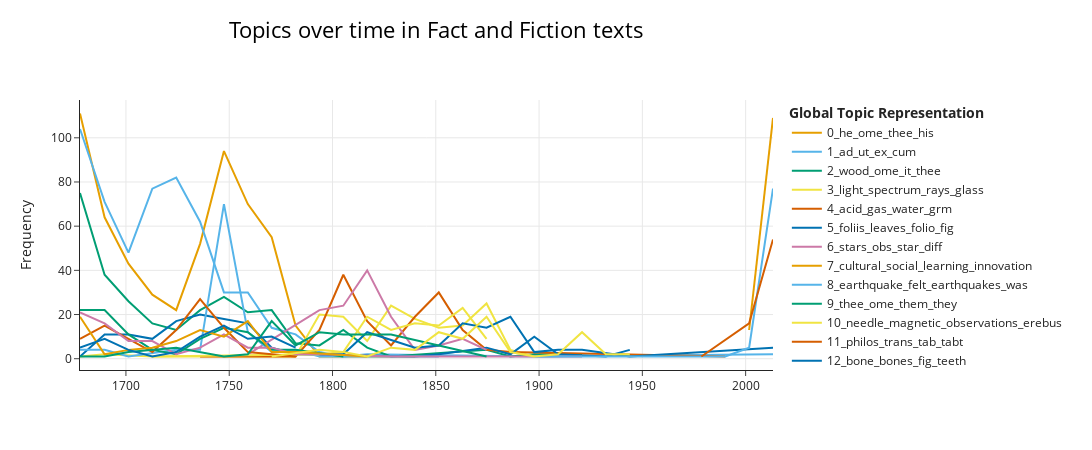

Write notebook code for a chart like this one.
### Markdown cell above
THE TOPIC OF ALL FULL THE ROYAL SOCIETY ARTICLES?

### Code cell
#datetime
#maybe switch to int for dates

import pandas as pd
from pathlib import Path
from bertopic import BERTopic

folders = {
    'rstb': (Path('D:/Fact_fiction_corpus/texts/royal society/txt_rstb'), 'D:/Fact_fiction_corpus/texts/royal society/royalsociety_metadata_rstb.csv'),
    'rstl': (Path('D:/Fact_fiction_corpus/texts/royal society/txt_rstl'), 'D:/Fact_fiction_corpus/texts/royal society/royalsociety_metadata_rstl.csv')
}

def load_metadata(metadata_path):
    return pd.read_csv(metadata_path)

def load_texts_and_dates(folder_path, metadata_df):
    texts = []
    dates = []
    for txt_file in folder_path.glob('*.txt'):
        filename = txt_file.name
        file_date = metadata_df.loc[metadata_df['filename'] == filename.replace('.txt', '.pdf'), 'date'].values
        if file_date.size > 0:
            with open(txt_file, 'r', encoding='utf-8') as f:
                texts.append(f.read())
                dates.append(file_date[0])
            print(f"Processed file: {filename}")
        else:
            print(f"Date not found for file: {filename}")
    return texts, dates

all_texts = []
all_dates = []
for key, (folder_path, metadata_path) in folders.items():
    metadata_df = load_metadata(metadata_path)
    texts, dates = load_texts_and_dates(folder_path, metadata_df)
    all_texts.extend(texts)
    all_dates.extend(dates)
    print(f"Processed {len(texts)} files from {folder_path}")

def safe_to_datetime(date_list, format_str):
    valid_dates = []
    for date_str in date_list:
        try:
            valid_dates.append(pd.to_datetime(date_str, format=format_str))
        except (pd.errors.OutOfBoundsDatetime, ValueError):
            print(f"Invalid date encountered: {date_str}")
            valid_dates.append(pd.NaT)
    return valid_dates

# Use the safe_to_datetime function with the correct format
all_dates = safe_to_datetime(all_dates, '%Y/%m/%d')
all_dates = [date.strftime('%Y-%m-%d') if not pd.isna(date) else '1680-01-01' for date in all_dates] #certain dates are incompatible cuz bits

# Perform topic modeling
topic_model = BERTopic(verbose=True)
topics, probs = topic_model.fit_transform(all_texts)
topics_over_time = topic_model.topics_over_time(all_texts, all_dates, datetime_format="%Y-%m-%d", nr_bins=30) #20 works ok, might have to split the dataset into 2 and plot it separately (cuz big gap after 1950)
fig3 = topic_model.visualize_topics_over_time(topics_over_time, top_n_topics=20, title="Topics over time in Fact and Fiction texts")
fig3.write_html('full_rs_topics_over_time_dates_30.html')

fig3.show()

### Figure 1 — Plotly figure (JSON) as saved in the notebook; plotly's stock layout.template omitted (floating-point values rounded to 4 significant figures)
{"data": [{"hoverinfo": "text", "hovertext": ["<b>Topic 0</b><br>Words: he, his, ome, thee, it", "<b>Topic 0</b><br>Words: he, ome, his, thee, they", "<b>Topic 0</b><br>Words: he, ome, his, thee, it", "<b>Topic 0</b><br>Words: he, ome, thoe, his, thee", "<b>Topic 0</b><br>Words: he, it, you, his, ame", "<b>Topic 0</b><br>Words: he, ome, thee, it, his", "<b>Topic 0</b><br>Words: he, ome, thee, his, it", "<b>Topic 0</b><br>Words: he, thee, ome, it, his", "<b>Topic 0</b><br>Words: he, it, ome, thee, his", "<b>Topic 0</b><br>Words: cephei, tars, brighter, than, les", "<b>Topic 0</b><br>Words: gold, copper, alloyed, grains, standard", "<b>Topic 0</b><br>Words: colours, ancients, painting, baths, titus", "<b>Topic 0</b><br>Words: mss, papyri, papyrus, herculaneum, unrolled", "<b>Topic 0</b><br>Words: dial, dials, lordship, turnor, newrox"], "marker": {"color": "#E69F00"}, "mode": "lines", "name": "0_he_ome_thee_his", "type": "scatter", "x": ["1677-10-06T08:57:07.200000", "1689-08-31T21:36:00", "1701-03-23T19:12:00", "1712-10-12T16:48:00", "1724-05-03T14:24:00", "1735-11-23T12:00:00", "1747-06-14T09:36:00", "1759-01-03T07:12:00", "1770-07-25T04:48:00", "1782-02-13T02:24:00", "1793-09-04T00:00:00", "1805-03-26T21:36:00", "1816-10-15T19:12:00", "1839-11-26T14:24:00"], "y": [111, 64, 43, 29, 22, 52, 94, 70, 55, 15, 1, 1, 1, 1]}, {"hoverinfo": "text", "hovertext": ["<b>Topic 1</b><br>Words: ad, ut, ex, non, cum", "<b>Topic 1</b><br>Words: ad, ut, ex, cum, quod", "<b>Topic 1</b><br>Words: ad, ut, ex, vel, cum", "<b>Topic 1</b><br>Words: ad, ut, ex, cum, et", "<b>Topic 1</b><br>Words: ad, ex, cum, quod, ut", "<b>Topic 1</b><br>Words: ad, ut, cum, ex, quod", "<b>Topic 1</b><br>Words: ad, et, cum, ut, ex", "<b>Topic 1</b><br>Words: ad, ex, ut, et, cum", "<b>Topic 1</b><br>Words: et, vel, ad, quod, cum", "<b>Topic 1</b><br>Words: che, di, de, et, la", "<b>Topic 1</b><br>Words: la, de, que, les, le", "<b>Topic 1</b><br>Words: de, que, la, est, le", "<b>Topic 1</b><br>Words: de, la, le, que, les", "<b>Topic 1</b><br>Words: whites, coloured, illegitimate, births, cuba", "<b>Topic 1</b><br>Words: bipolar, knapping, splintered, cores, quartz"], "marker": {"color": "#56B4E9"}, "mode": "lines", "name": "1_ad_ut_ex_cum", "type": "scatter", "x": ["1677-10-06T08:57:07.200000", "1689-08-31T21:36:00", "1701-03-23T19:12:00", "1712-10-12T16:48:00", "1724-05-03T14:24:00", "1735-11-23T12:00:00", "1747-06-14T09:36:00", "1759-01-03T07:12:00", "1770-07-25T04:48:00", "1782-02-13T02:24:00", "1793-09-04T00:00:00", "1805-03-26T21:36:00", "1816-10-15T19:12:00", "1897-09-07T02:24:00", "2013-04-01T02:24:00"], "y": [104, 71, 48, 77, 82, 62, 30, 30, 14, 11, 3, 1, 2, 1, 2]}, {"hoverinfo": "text", "hovertext": ["<b>Topic 2</b><br>Words: he, ome, thee, they, which", "<b>Topic 2</b><br>Words: ome, thee, leaves, it, them", "<b>Topic 2</b><br>Words: bark, ome, thee, wood, which", "<b>Topic 2</b><br>Words: he, it, thee, ome, they", "<b>Topic 2</b><br>Words: cinnamon, bark, tree, it, they", "<b>Topic 2</b><br>Words: bark, ome, thee, plant, it", "<b>Topic 2</b><br>Words: thee, plant, ome, it, syn", "<b>Topic 2</b><br>Words: thee, ome, it, eeds, wood", "<b>Topic 2</b><br>Words: de, la, trees, que, canes", "<b>Topic 2</b><br>Words: boutan, thibet, ome, they, it", "<b>Topic 2</b><br>Words: bark, sap, wood, trees, tree", "<b>Topic 2</b><br>Words: bark, alburnum, sap, trees, roots", "<b>Topic 2</b><br>Words: alburnum, wood, trees, tree, bark", "<b>Topic 2</b><br>Words: poison, malldye, upas, ipoh, arrow", "<b>Topic 2</b><br>Words: leaf, phyllopodium, threads, protoplasm, casca", "<b>Topic 2</b><br>Words: sap, water, tension, conduits, leaf", "<b>Topic 2</b><br>Words: centims, vessels, water, flow, wood", "<b>Topic 2</b><br>Words: canals, resin, spruce, wood, failure"], "marker": {"color": "#009E73"}, "mode": "lines", "name": "2_wood_ome_it_thee", "type": "scatter", "x": ["1677-10-06T08:57:07.200000", "1689-08-31T21:36:00", "1701-03-23T19:12:00", "1712-10-12T16:48:00", "1724-05-03T14:24:00", "1735-11-23T12:00:00", "1747-06-14T09:36:00", "1759-01-03T07:12:00", "1770-07-25T04:48:00", "1782-02-13T02:24:00", "1793-09-04T00:00:00", "1805-03-26T21:36:00", "1816-10-15T19:12:00", "1828-05-06T16:48:00", "1874-07-28T07:12:00", "1886-02-16T04:48:00", "1897-09-07T02:24:00", "1920-10-18T21:36:00"], "y": [75, 38, 26, 16, 13, 22, 28, 21, 22, 7, 6, 13, 5, 1, 4, 1, 2, 2]}, {"hoverinfo": "text", "hovertext": ["<b>Topic 3</b><br>Words: rays, colours, light, prime, colour", "<b>Topic 3</b><br>Words: hio6, ots38t, lphlerophical, fanractions, toanractions", "<b>Topic 3</b><br>Words: prim, red, colourd, light, colours", "<b>Topic 3</b><br>Words: prim, rays, light, ray, sir", "<b>Topic 3</b><br>Words: light, bodies, attrition, luminous, heater", "<b>Topic 3</b><br>Words: rays, light, glass, colours, heat", "<b>Topic 3</b><br>Words: light, rings, glass, rays, polarised", "<b>Topic 3</b><br>Words: glass, fringes, tints, axes, light", "<b>Topic 3</b><br>Words: light, glass, polarized, rays, polarization", "<b>Topic 3</b><br>Words: spectrum, rays, light, paper, glass", "<b>Topic 3</b><br>Words: light, spectrum, rays, refrangibility, lines", "<b>Topic 3</b><br>Words: spectrum, light, lines, rays, 30", "<b>Topic 3</b><br>Words: spectrum, light, lines, faint, rays", "<b>Topic 3</b><br>Words: light, spectrum, rays, glass, plate", "<b>Topic 3</b><br>Words: wood, picture, active, photographic, dark"], "marker": {"color": "#F0E442"}, "mode": "lines", "name": "3_light_spectrum_rays_glass", "type": "scatter", "x": ["1677-10-06T08:57:07.200000", "1689-08-31T21:36:00", "1712-10-12T16:48:00", "1724-05-03T14:24:00", "1782-02-13T02:24:00", "1793-09-04T00:00:00", "1805-03-26T21:36:00", "1816-10-15T19:12:00", "1828-05-06T16:48:00", "1839-11-26T14:24:00", "1851-06-17T12:00:00", "1863-01-06T09:36:00", "1874-07-28T07:12:00", "1886-02-16T04:48:00", "1897-09-07T02:24:00"], "y": [1, 2, 1, 1, 1, 20, 19, 8, 24, 18, 14, 15, 25, 4, 1]}, {"hoverinfo": "text", "hovertext": ["<b>Topic 4</b><br>Words: sulphur, acid, volatile, spirit, vitriol", "<b>Topic 4</b><br>Words: kali, acid, calx, puri, weight", "<b>Topic 4</b><br>Words: acid, muriatic, gas, solution, water", "<b>Topic 4</b><br>Words: acid, gas, grains, oxygene, water", "<b>Topic 4</b><br>Words: acid, gas, oxide, hydrogen, grains", "<b>Topic 4</b><br>Words: acid, salt, water, soda, atoms", "<b>Topic 4</b><br>Words: acid, resin, grs, gave, water", "<b>Topic 4</b><br>Words: acid, grm, water, solution, gave", "<b>Topic 4</b><br>Words: acid, grm, solution, water, alcohol", "<b>Topic 4</b><br>Words: oxide, carbonic, oxygen, hydrogen, acid", "<b>Topic 4</b><br>Words: acid, solution, aldoxime, action, muscle", "<b>Topic 4</b><br>Words: sulphur, aerosol, dioxide, atmospheric, elizabethan"], "marker": {"color": "#D55E00"}, "mode": "lines", "name": "4_acid_gas_water_grm", "type": "scatter", "x": ["1735-11-23T12:00:00", "1782-02-13T02:24:00", "1793-09-04T00:00:00", "1805-03-26T21:36:00", "1816-10-15T19:12:00", "1828-05-06T16:48:00", "1839-11-26T14:24:00", "1851-06-17T12:00:00", "1863-01-06T09:36:00", "1874-07-28T07:12:00", "1886-02-16T04:48:00", "1990-02-19T07:12:00"], "y": [1, 1, 13, 38, 17, 6, 19, 30, 13, 4, 3, 1]}, {"hoverinfo": "text", "hovertext": ["<b>Topic 5</b><br>Words: quarto, de, inquarto, duodecimo, rum", "<b>Topic 5</b><br>Words: leaves, malab, tab, foliis, hort", "<b>Topic 5</b><br>Words: malab, tab, fig, folio, leaves", "<b>Topic 5</b><br>Words: ray, folio, fig, leaves, flowers", "<b>Topic 5</b><br>Words: folio, flore, foliis, camphora, thymi", "<b>Topic 5</b><br>Words: folio, flore, foliis, cb, hort", "<b>Topic 5</b><br>Words: foliis, folio, flore, hort, tourn", "<b>Topic 5</b><br>Words: foliis, lin, sp, wheel, hort", "<b>Topic 5</b><br>Words: spec, lin, foliis, bauh, pin", "<b>Topic 5</b><br>Words: plant, volva, feetida, tate, dut", "<b>Topic 5</b><br>Words: leaves, tendril, footstalk, leaf, light", "<b>Topic 5</b><br>Words: rostellum, vascular, stem, listera, bundles", "<b>Topic 5</b><br>Words: plot, plots, herbage, manure, mineral", "<b>Topic 5</b><br>Words: wood, plate, fig, bundles, section", "<b>Topic 5</b><br>Words: welwitschia, fig, leaves, intumescences, nuclei", "<b>Topic 5</b><br>Words: ceylon, endemic, species, rarity, welwitschia", "<b>Topic 5</b><br>Words: parenchyma, sterculia, sterculiaceae, ray, initials", "<b>Topic 5</b><br>Words: phyllotaxis, apical, shoot, apex, primordia"], "marker": {"color": "#0072B2"}, "mode": "lines", "name": "5_foliis_leaves_folio_fig", "type": "scatter", "x": ["1677-10-06T08:57:07.200000", "1689-08-31T21:36:00", "1701-03-23T19:12:00", "1712-10-12T16:48:00", "1724-05-03T14:24:00", "1735-11-23T12:00:00", "1747-06-14T09:36:00", "1759-01-03T07:12:00", "1770-07-25T04:48:00", "1782-02-13T02:24:00", "1839-11-26T14:24:00", "1851-06-17T12:00:00", "1874-07-28T07:12:00", "1886-02-16T04:48:00", "1897-09-07T02:24:00", "1909-03-30T00:00:00", "1932-05-09T19:12:00", "1943-11-29T16:48:00"], "y": [1, 11, 11, 9, 17, 20, 18, 16, 5, 2, 1, 2, 5, 2, 10, 2, 1, 4]}, {"hoverinfo": "text", "hovertext": ["<b>Topic 6</b><br>Words: ditto, 19, 16, paed, atellite", "<b>Topic 6</b><br>Words: stars, star, cos, sin, distance", "<b>Topic 6</b><br>Words: stars, star, distance, nebula, be", "<b>Topic 6</b><br>Words: obs, diff, stars, distance, equatorial", "<b>Topic 6</b><br>Words: stars, nebula, star, vf, pb", "<b>Topic 6</b><br>Words: stars, speculum, star, motion, proper", "<b>Topic 6</b><br>Words: stars, neb, eclipse, observations, distance", "<b>Topic 6</b><br>Words: stars, vf, 14, 12, 11", "<b>Topic 6</b><br>Words: speculum, chromosphere, polisher, corona, stars"], "marker": {"color": "#CC79A7"}, "mode": "lines", "name": "6_stars_obs_star_diff", "type": "scatter", "x": ["1759-01-03T07:12:00", "1793-09-04T00:00:00", "1805-03-26T21:36:00", "1816-10-15T19:12:00", "1828-05-06T16:48:00", "1839-11-26T14:24:00", "1851-06-17T12:00:00", "1863-01-06T09:36:00", "1874-07-28T07:12:00"], "y": [2, 22, 24, 40, 19, 4, 6, 9, 4]}, {"hoverinfo": "text", "hovertext": ["<b>Topic 7</b><br>Words: cultural, social, evolution, human, culture", "<b>Topic 7</b><br>Words: cultural, social, learning, innovation, evolution"], "marker": {"color": "#E69F00"}, "mode": "lines", "name": "7_cultural_social_learning_innovation", "type": "scatter", "x": ["2001-09-10T04:48:00", "2013-04-01T02:24:00"], "y": [13, 109]}, {"hoverinfo": "text", "hovertext": ["<b>Topic 8</b><br>Words: earthquake, ome, felt, earthquakes, it", "<b>Topic 8</b><br>Words: earthquake, ome, felt, great, houes", "<b>Topic 8</b><br>Words: earthquake, felt, his, was, her", "<b>Topic 8</b><br>Words: earthquake, ome, earth, earthquakes, noie", "<b>Topic 8</b><br>Words: shock, earthquake, loud, noie, about", "<b>Topic 8</b><br>Words: earthquake, felt, noie, was, ome", "<b>Topic 8</b><br>Words: earthquake, earthquakes, ome, felt, earth", "<b>Topic 8</b><br>Words: earthquake, felt, hock, was, noie", "<b>Topic 8</b><br>Words: earthquake, earthquakes, felt, had, hock", "<b>Topic 8</b><br>Words: earthquake, felt, earthquakes, shock, was", "<b>Topic 8</b><br>Words: earthquake, concepcion, chile, shock, feet", "<b>Topic 8</b><br>Words: earthquake, rock, transitvelocity, feet, quartz"], "marker": {"color": "#56B4E9"}, "mode": "lines", "name": "8_earthquake_felt_earthquakes_was", "type": "scatter", "x": ["1677-10-06T08:57:07.200000", "1689-08-31T21:36:00", "1701-03-23T19:12:00", "1724-05-03T14:24:00", "1735-11-23T12:00:00", "1747-06-14T09:36:00", "1759-01-03T07:12:00", "1770-07-25T04:48:00", "1782-02-13T02:24:00", "1793-09-04T00:00:00", "1828-05-06T16:48:00", "1851-06-17T12:00:00"], "y": [4, 4, 1, 4, 4, 70, 12, 3, 4, 1, 1, 1]}, {"hoverinfo": "text", "hovertext": ["<b>Topic 9</b><br>Words: ome, thee, them, he, they", "<b>Topic 9</b><br>Words: thee, ome, they, them, worms", "<b>Topic 9</b><br>Words: thee, thoe, them, they, ome", "<b>Topic 9</b><br>Words: ome, thee, upon, mall, had", "<b>Topic 9</b><br>Words: anas, duck, curlew, thee, frutex", "<b>Topic 9</b><br>Words: he, thee, his, them, ome", "<b>Topic 9</b><br>Words: thee, them, he, they, fih", "<b>Topic 9</b><br>Words: thee, fih, pecies, ome, them", "<b>Topic 9</b><br>Words: de, pecies, la, les, thee", "<b>Topic 9</b><br>Words: cuckoo, dog, wolf, young, hell", "<b>Topic 9</b><br>Words: sheep, ancon, breeds, ram, breed"], "marker": {"color": "#009E73"}, "mode": "lines", "name": "9_thee_ome_them_they", "type": "scatter", "x": ["1677-10-06T08:57:07.200000", "1689-08-31T21:36:00", "1701-03-23T19:12:00", "1712-10-12T16:48:00", "1724-05-03T14:24:00", "1735-11-23T12:00:00", "1747-06-14T09:36:00", "1759-01-03T07:12:00", "1770-07-25T04:48:00", "1782-02-13T02:24:00", "1805-03-26T21:36:00"], "y": [22, 22, 11, 4, 2, 9, 14, 12, 4, 4, 1]}, {"hoverinfo": "text", "hovertext": ["<b>Topic 10</b><br>Words: north, amplitude, latitude, magnetical, bornholme", "<b>Topic 10</b><br>Words: sunshine, ditto, magnetic, needle, variation", "<b>Topic 10</b><br>Words: 23, 21, 20, needle, 19", "<b>Topic 10</b><br>Words: needle, 17, 00, magnetic, observations", "<b>Topic 10</b><br>Words: needle, magnetic, observations, mean, 30", "<b>Topic 10</b><br>Words: def, direct, mag, magnetic, needle", "<b>Topic 10</b><br>Words: magnetic, disturbances, observations, compass, needle", "<b>Topic 10</b><br>Words: erebus, terror, magnetic, 00, force", "<b>Topic 10</b><br>Words: observations, magnetic, 1840, 30, 00"], "marker": {"color": "#F0E442"}, "mode": "lines", "name": "10_needle_magnetic_observations_erebus", "type": "scatter", "x": ["1712-10-12T16:48:00", "1793-09-04T00:00:00", "1805-03-26T21:36:00", "1816-10-15T19:12:00", "1828-05-06T16:48:00", "1839-11-26T14:24:00", "1851-06-17T12:00:00", "1863-01-06T09:36:00", "1874-07-28T07:12:00"], "y": [1, 2, 3, 19, 13, 16, 15, 23, 9]}, {"hoverinfo": "text", "hovertext": ["<b>Topic 11</b><br>Words: tab, trwn7g, mdestd, ofumbi, phtn", "<b>Topic 11</b><br>Words: philos, trans, ahdlor, franradi263, qhyyyn35y", "<b>Topic 11</b><br>Words: philos, wy, cariopeia, sramgactl, phehozr", "<b>Topic 11</b><br>Words: hloooft, klofoph, philetph, dransant, 11095", "<b>Topic 11</b><br>Words: philos, frans, zorker, treveact, wiiviarrmaaenhnrtl", "<b>Topic 11</b><br>Words: philos, trans, tabt, tab, tab1", "<b>Topic 11</b><br>Words: philos, tabt, tab, trans, trang", "<b>Topic 11</b><br>Words: philos, tabxi, p195, tabv, trans", "<b>Topic 11</b><br>Words: fpoondel, 1ixl, philev, jt845, lxii", "<b>Topic 11</b><br>Words: transvollxxvi, zhiloe, 406, xiv, tab"], "marker": {"color": "#D55E00"}, "mode": "lines", "name": "11_philos_trans_tab_tabt", "type": "scatter", "x": ["1677-10-06T08:57:07.200000", "1689-08-31T21:36:00", "1701-03-23T19:12:00", "1712-10-12T16:48:00", "1724-05-03T14:24:00", "1735-11-23T12:00:00", "1747-06-14T09:36:00", "1759-01-03T07:12:00", "1770-07-25T04:48:00", "1782-02-13T02:24:00"], "y": [9, 15, 9, 3, 13, 27, 14, 3, 2, 1]}, {"hoverinfo": "text", "hovertext": ["<b>Topic 12</b><br>Words: bones, caves, cave, those, animals", "<b>Topic 12</b><br>Words: bones, fossil, guadaloupe, skull, bone", "<b>Topic 12</b><br>Words: bones, teeth, cave, kirkdale, fossil", "<b>Topic 12</b><br>Words: iguanodon, bones, bone, vertebra, fig", "<b>Topic 12</b><br>Words: fig, nesodon, crown, jaw, plate", "<b>Topic 12</b><br>Words: bones, fig, plate, bone, teeth", "<b>Topic 12</b><br>Words: fig, plate, macropus, molar, fossil", "<b>Topic 12</b><br>Words: bone, bones, skull, teeth, side", "<b>Topic 12</b><br>Words: skull, neandertal, millims, australian, skulls", "<b>Topic 12</b><br>Words: bone, bones, skull, side, posterior", "<b>Topic 12</b><br>Words: baluchitherium, skull, bone, teeth, bones", "<b>Topic 12</b><br>Words: branson, denticles, mehl, lateral, denticle", "<b>Topic 12</b><br>Words: varanus, bone, bones, nontraumatic, fossil"], "marker": {"color": "#0072B2"}, "mode": "lines", "name": "12_bone_bones_fig_teeth", "type": "scatter", "x": ["1793-09-04T00:00:00", "1805-03-26T21:36:00", "1816-10-15T19:12:00", "1839-11-26T14:24:00", "1851-06-17T12:00:00", "1863-01-06T09:36:00", "1874-07-28T07:12:00", "1886-02-16T04:48:00", "1897-09-07T02:24:00", "1909-03-30T00:00:00", "1920-10-18T21:36:00", "1943-11-29T16:48:00", "2013-04-01T02:24:00"], "y": [2, 2, 12, 5, 6, 16, 14, 19, 3, 4, 4, 1, 5]}, {"hoverinfo": "text", "hovertext": ["<b>Topic 13</b><br>Words: they, thee, ome, he, waters", "<b>Topic 13</b><br>Words: river, they, ome, water, it", "<b>Topic 13</b><br>Words: iland, water, it, which, smoak", "<b>Topic 13</b><br>Words: waters, thee, ome, they, it", "<b>Topic 13</b><br>Words: mountains, height, mountain, mariotte, highet", "<b>Topic 13</b><br>Words: mixd, water, it, farina, upon", "<b>Topic 13</b><br>Words: water, waters, carlbad, thee, they", "<b>Topic 13</b><br>Words: waters, kamtchatka, ome, vertes, iland", "<b>Topic 13</b><br>Words: ganges, river, coure, waters, water", "<b>Topic 13</b><br>Words: urface, mountains, water, it, trinidad", "<b>Topic 13</b><br>Words: sand, water, feet, well, limestone", "<b>Topic 13</b><br>Words: twins, siamese, youths, band, their", "<b>Topic 13</b><br>Words: lignite, beds, cray, bovey, bed", "<b>Topic 13</b><br>Words: limestone, minchia, rocks, dip, valley"], "marker": {"color": "#CC79A7"}, "mode": "lines", "name": "13_limestone_river_minchia_rocks", "type": "scatter", "x": ["1677-10-06T08:57:07.200000", "1689-08-31T21:36:00", "1701-03-23T19:12:00", "1712-10-12T16:48:00", "1724-05-03T14:24:00", "1735-11-23T12:00:00", "1747-06-14T09:36:00", "1759-01-03T07:12:00", "1770-07-25T04:48:00", "1782-02-13T02:24:00", "1793-09-04T00:00:00", "1828-05-06T16:48:00", "1851-06-17T12:00:00", "1920-10-18T21:36:00"], "y": [21, 16, 8, 8, 2, 5, 11, 5, 5, 2, 2, 1, 1, 1]}, {"hoverinfo": "text", "hovertext": ["<b>Topic 14</b><br>Words: eclipe, sun, limb, suns, moon", "<b>Topic 14</b><br>Words: eclipe, moon, mocua, oberved, oak", "<b>Topic 14</b><br>Words: eclipe, sun, moon, suns, did", "<b>Topic 14</b><br>Words: eclipe, sun, moon, adamantis, darknes", "<b>Topic 14</b><br>Words: eclipe, sun, 1rome, immerged, obervations", "<b>Topic 14</b><br>Words: eclipe, sun, suns, moon, limb", "<b>Topic 14</b><br>Words: limb, eclipe, wire, moon, moons", "<b>Topic 14</b><br>Words: eclipe, sun, moon, moons, suns", "<b>Topic 14</b><br>Words: ditto, eclipe, sun, suns, 27", "<b>Topic 14</b><br>Words: dreden, tranit, clock, greenwich, obervation", "<b>Topic 14</b><br>Words: chinese, year, constellations, arabians, davis"], "marker": {"color": "#E69F00"}, "mode": "lines", "name": "14_eclipe_sun_moon_limb", "type": "scatter", "x": ["1677-10-06T08:57:07.200000", "1689-08-31T21:36:00", "1701-03-23T19:12:00", "1712-10-12T16:48:00", "1724-05-03T14:24:00", "1735-11-23T12:00:00", "1747-06-14T09:36:00", "1759-01-03T07:12:00", "1770-07-25T04:48:00", "1782-02-13T02:24:00", "1816-10-15T19:12:00"], "y": [19, 2, 4, 5, 8, 13, 10, 17, 3, 3, 1]}, {"hoverinfo": "text", "hovertext": ["<b>Topic 15</b><br>Words: rods, cultures, gelatine, spores, growth", "<b>Topic 15</b><br>Words: sphaerotilus, natans, discophorus, leptothrix, sheaths", "<b>Topic 15</b><br>Words: vivo, bacterial, virulence, host, methods", "<b>Topic 15</b><br>Words: clusters, bacterial, strains, species, trojan", "<b>Topic 15</b><br>Words: microbial, bacterial, microbiome, plasmid, gut"], "marker": {"color": "#56B4E9"}, "mode": "lines", "name": "15_microbial_bacterial_microbiome_plasmi...", "type": "scatter", "x": ["1897-09-07T02:24:00", "1943-11-29T16:48:00", "1990-02-19T07:12:00", "2001-09-10T04:48:00", "2013-04-01T02:24:00"], "y": [1, 1, 1, 5, 77]}, {"hoverinfo": "text", "hovertext": ["<b>Topic 16</b><br>Words: cloudy, fine, fair, rain, highwaters", "<b>Topic 16</b><br>Words: cloudy, 29, fine, fair, sw", "<b>Topic 16</b><br>Words: gales, cloudy, weather, fair, rain", "<b>Topic 16</b><br>Words: cloudy, fair, rain, fine, weather", "<b>Topic 16</b><br>Words: cy, 29, rn, cloudy, cd", "<b>Topic 16</b><br>Words: cloudy, rained, nw, clear, brik", "<b>Topic 16</b><br>Words: cloudy, fair, fine, ditto, sw", "<b>Topic 16</b><br>Words: cloudy, fine, fair, sw, rain", "<b>Topic 16</b><br>Words: cloudy, fair, fine, therm, rain", "<b>Topic 16</b><br>Words: cloudy, fair, fine, therm, rain", "<b>Topic 16</b><br>Words: cloudy, fine, rain, therm, hazy", "<b>Topic 16</b><br>Words: cloudy, fine, rain, fair, pm", "<b>Topic 16</b><br>Words: cloudy, sound, fine, heard, syren"], "marker": {"color": "#009E73"}, "mode": "lines", "name": "16_cloudy_fine_fair_rain", "type": "scatter", "x": ["1677-10-06T08:57:07.200000", "1689-08-31T21:36:00", "1701-03-23T19:12:00", "1724-05-03T14:24:00", "1747-06-14T09:36:00", "1759-01-03T07:12:00", "1770-07-25T04:48:00", "1782-02-13T02:24:00", "1793-09-04T00:00:00", "1805-03-26T21:36:00", "1816-10-15T19:12:00", "1828-05-06T16:48:00", "1874-07-28T07:12:00"], "y": [1, 1, 3, 5, 1, 2, 17, 6, 12, 11, 11, 11, 1]}, {"hoverinfo": "text", "hovertext": ["<b>Topic 17</b><br>Words: his, omodelbs, p16r, fyallseantz, waijh", "<b>Topic 17</b><br>Words: paradoxus, rectum, the, its, is", "<b>Topic 17</b><br>Words: squalus, maximus, fish, the, is", "<b>Topic 17</b><br>Words: serpentiform, ophiognathus, fishes, its, sac", "<b>Topic 17</b><br>Words: fig, its, zoe, the, polypi", "<b>Topic 17</b><br>Words: fig, scale, canals, kosmine, ganoin", "<b>Topic 17</b><br>Words: fig, spicula, plate, the, its", "<b>Topic 17</b><br>Words: plate, fig, cartilage, its, the", "<b>Topic 17</b><br>Words: plate, fig, cartilage, skull, is", "<b>Topic 17</b><br>Words: anterior, airbladder, vertebra, lateral, dorsal", "<b>Topic 17</b><br>Words: archenteric, knot, plate, primitive, fig", "<b>Topic 17</b><br>Words: pineal, sphenodon, sac, fig, eye", "<b>Topic 17</b><br>Words: cartilage, fig, anterior, the, skull", "<b>Topic 17</b><br>Words: fin, anterior, bone, acanthodian, dorsal", "<b>Topic 17</b><br>Words: foramen, muscles, lateral, the, blood"], "marker": {"color": "#F0E442"}, "mode": "lines", "name": "17_fig_plate_cartilage_the", "type": "scatter", "x": ["1770-07-25T04:48:00", "1793-09-04T00:00:00", "1805-03-26T21:36:00", "1816-10-15T19:12:00", "1828-05-06T16:48:00", "1839-11-26T14:24:00", "1851-06-17T12:00:00", "1863-01-06T09:36:00", "1874-07-28T07:12:00", "1886-02-16T04:48:00", "1897-09-07T02:24:00", "1909-03-30T00:00:00", "1920-10-18T21:36:00", "1932-05-09T19:12:00", "1943-11-29T16:48:00"], "y": [1, 4, 3, 1, 5, 4, 12, 9, 19, 3, 1, 2, 12, 2, 2]}, {"hoverinfo": "text", "hovertext": ["<b>Topic 18</b><br>Words: invasions, scope, british, programme, 1986", "<b>Topic 18</b><br>Words: species, webs, ecosystem, biodiversity, ecology", "<b>Topic 18</b><br>Words: species, biodiversity, rewilding, diversity, ecosystem"], "marker": {"color": "#D55E00"}, "mode": "lines", "name": "18_species_biodiversity_ecosystem_rewild...", "type": "scatter", "x": ["1978-07-31T09:36:00", "2001-09-10T04:48:00", "2013-04-01T02:24:00"], "y": [1, 16, 54]}, {"hoverinfo": "text", "hovertext": ["<b>Topic 19</b><br>Words: lightning, thunder, was, his, ome", "<b>Topic 19</b><br>Words: lightning, ome, was, 1697, his", "<b>Topic 19</b><br>Words: lightning, was, thunder, houe, ome", "<b>Topic 19</b><br>Words: mucles, lightning, church, ome, miniter", "<b>Topic 19</b><br>Words: lightning, houe, her, ome, thunder", "<b>Topic 19</b><br>Words: lightning, thunder, heard, about, houe", "<b>Topic 19</b><br>Words: lightning, houe, was, about, ome", "<b>Topic 19</b><br>Words: lightning, was, thunder, hip, houe", "<b>Topic 19</b><br>Words: lightning, was, truck, houe, his", "<b>Topic 19</b><br>Words: lightning, cart, was, troke, had"], "marker": {"color": "#0072B2"}, "mode": "lines", "name": "19_lightning_was_houe_thunder", "type": "scatter", "x": ["1677-10-06T08:57:07.200000", "1689-08-31T21:36:00", "1701-03-23T19:12:00", "1712-10-12T16:48:00", "1724-05-03T14:24:00", "1735-11-23T12:00:00", "1747-06-14T09:36:00", "1759-01-03T07:12:00", "1770-07-25T04:48:00", "1782-02-13T02:24:00"], "y": [5, 9, 4, 1, 3, 10, 15, 9, 10, 5]}], "layout": {"height": 450, "hoverlabel": {"bgcolor": "white", "font": {"family": "Rockwell", "size": 16}}, "legend": {"title": {"text": "<b>Global Topic Representation"}}, "title": {"font": {"color": "Black", "size": 22}, "text": "Topics over time in Fact and Fiction texts", "x": 0.4, "xanchor": "center", "y": 0.95, "yanchor": "top"}, "width": 1250, "xaxis": {"showgrid": true}, "yaxis": {"showgrid": true, "title": {"text": "Frequency"}}}}
